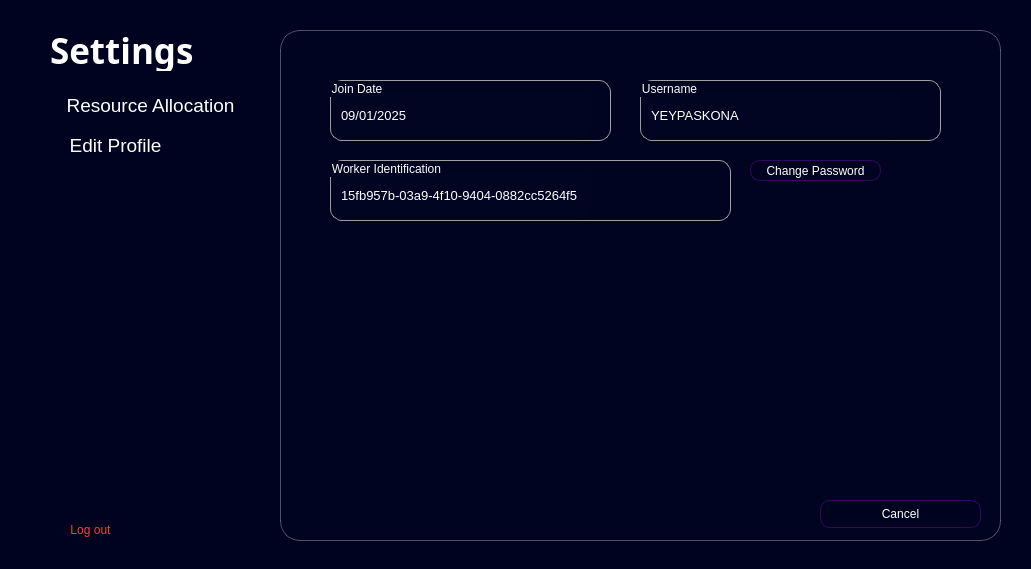
<?xml version="1.0" encoding="UTF-8"?>
<ui version="4.0">
 <class>edit_dash</class>
 <widget class="QWidget" name="edit_dash">
  <property name="geometry">
   <rect>
    <x>0</x>
    <y>0</y>
    <width>1031</width>
    <height>569</height>
   </rect>
  </property>
  <property name="windowTitle">
   <string>Form</string>
  </property>
  <property name="styleSheet">
   <string notr="true">background-color: #00031f
</string>
  </property>
  <widget class="QLabel" name="settings_2">
   <property name="geometry">
    <rect>
     <x>50</x>
     <y>30</y>
     <width>151</width>
     <height>41</height>
    </rect>
   </property>
   <property name="font">
    <font>
     <family>Century Gothic</family>
     <pointsize>26</pointsize>
     <weight>75</weight>
     <bold>true</bold>
    </font>
   </property>
   <property name="styleSheet">
    <string notr="true">background: transparent;
color: white;

</string>
   </property>
   <property name="text">
    <string>Settings</string>
   </property>
  </widget>
  <widget class="QPushButton" name="rallocation_bt">
   <property name="geometry">
    <rect>
     <x>40</x>
     <y>90</y>
     <width>221</width>
     <height>31</height>
    </rect>
   </property>
   <property name="font">
    <font>
     <family>Segoe UI</family>
     <pointsize>14</pointsize>
    </font>
   </property>
   <property name="styleSheet">
    <string notr="true">QPushButton {
    border: 2px solid transparent;
    border-radius: 12px;
    background: transparent;
    color: white;
    padding: 6px 12px;
}

QPushButton:hover {
    border: 1px solid #ffffff; 
}

QPushButton:pressed {
    border: 1px solid #ffffff;
}
</string>
   </property>
   <property name="text">
    <string>Resource Allocation</string>
   </property>
   <property name="icon">
    <iconset>
     <normaloff>../../../../../Downloads/resource_icon.png</normaloff>../../../../../Downloads/resource_icon.png</iconset>
   </property>
  </widget>
  <widget class="QPushButton" name="eprofile_bt">
   <property name="geometry">
    <rect>
     <x>40</x>
     <y>130</y>
     <width>151</width>
     <height>31</height>
    </rect>
   </property>
   <property name="font">
    <font>
     <family>Segoe UI</family>
     <pointsize>14</pointsize>
    </font>
   </property>
   <property name="styleSheet">
    <string notr="true">QPushButton {
    border: 2px solid transparent;
    border-radius: 12px;
    background: transparent;
    color: white;
    padding: 6px 12px;
}

QPushButton:hover {
    border: 1px solid #ffffff;
}

QPushButton:pressed {
    border: 1px solid #ffffff; 
}
</string>
   </property>
   <property name="text">
    <string>Edit Profile</string>
   </property>
   <property name="icon">
    <iconset>
     <normaloff>../../../../../Downloads/eprofile.png</normaloff>../../../../../Downloads/eprofile.png</iconset>
   </property>
  </widget>
  <widget class="QLabel" name="set_con">
   <property name="geometry">
    <rect>
     <x>280</x>
     <y>30</y>
     <width>721</width>
     <height>511</height>
    </rect>
   </property>
   <property name="font">
    <font>
     <family>Segoe UI</family>
     <pointsize>-1</pointsize>
    </font>
   </property>
   <property name="styleSheet">
    <string notr="true">QLabel {
	background-color: rgba(20, 20, 50, 10);
    border: 1px solid rgba(255, 255, 255, 0.3);
    border-radius: 20px;
    padding: 8px;
    color: white;
    font-family: &quot;Segoe UI&quot;;
    font-size: 13px;
}

QLabel:focus {
    border: 1px solid #7D5FFF;
    box-shadow: 0px 0px 8px #7D5FFF;
}
</string>
   </property>
   <property name="text">
    <string/>
   </property>
  </widget>
  <widget class="QPushButton" name="cancel_bt">
   <property name="geometry">
    <rect>
     <x>820</x>
     <y>500</y>
     <width>161</width>
     <height>28</height>
    </rect>
   </property>
   <property name="styleSheet">
    <string notr="true">QPushButton {
	font: bold pt &quot;Century Gothic&quot;;
    background-color: #00031F;   /* button fill color */
    color: white;                /* text color */
    border: 1px solid #340561;   /* stroke/border */
    border-radius: 10px;         /* corner radius */   
}
QPushButton:hover {
    background-color: #6A0DBF;   /* hover color */
}
</string>
   </property>
   <property name="text">
    <string>Cancel</string>
   </property>
  </widget>
  <widget class="QPushButton" name="logout_bt">
   <property name="geometry">
    <rect>
     <x>50</x>
     <y>520</y>
     <width>81</width>
     <height>20</height>
    </rect>
   </property>
   <property name="font">
    <font>
     <family>Segoe UI</family>
     <pointsize>9</pointsize>
    </font>
   </property>
   <property name="styleSheet">
    <string notr="true">QPushButton {
    background: transparent;
    border: none;
    color: #FF3B30;  /* purple link color */
}

</string>
   </property>
   <property name="text">
    <string>Log out</string>
   </property>
   <property name="icon">
    <iconset>
     <normaloff>../../../../../Downloads/logout.png</normaloff>../../../../../Downloads/logout.png</iconset>
   </property>
  </widget>
  <widget class="QGroupBox" name="jdate_gbox">
   <property name="geometry">
    <rect>
     <x>330</x>
     <y>80</y>
     <width>281</width>
     <height>61</height>
    </rect>
   </property>
   <property name="styleSheet">
    <string notr="true">color: white;
background: transparent;
border: 1px solid #a2a1a1;
border-radius: 12px;
</string>
   </property>
   <property name="title">
    <string>Join Date</string>
   </property>
   <widget class="QLabel" name="jdate_label">
    <property name="geometry">
     <rect>
      <x>0</x>
      <y>10</y>
      <width>261</width>
      <height>51</height>
     </rect>
    </property>
    <property name="styleSheet">
     <string notr="true">
	background-color: rgba(20, 20, 50, 10);
    padding: 8px;
    color: white;
	border: transparent;
    font-family: &quot;Segoe UI&quot;;
    font-size: 13px;


</string>
    </property>
    <property name="text">
     <string>09/01/2025</string>
    </property>
   </widget>
  </widget>
  <widget class="QGroupBox" name="uname_gbox">
   <property name="geometry">
    <rect>
     <x>640</x>
     <y>80</y>
     <width>301</width>
     <height>61</height>
    </rect>
   </property>
   <property name="styleSheet">
    <string notr="true">color: white;
background: transparent;
border: 1px solid #a2a1a1;
border-radius: 12px;
</string>
   </property>
   <property name="title">
    <string>Username</string>
   </property>
   <widget class="QLabel" name="uname_label">
    <property name="geometry">
     <rect>
      <x>0</x>
      <y>10</y>
      <width>259</width>
      <height>51</height>
     </rect>
    </property>
    <property name="styleSheet">
     <string notr="true">
	background-color: rgba(20, 20, 50, 10);
    padding: 8px;
    color: white;
	border: transparent;
    font-family: &quot;Segoe UI&quot;;
    font-size: 13px;


</string>
    </property>
    <property name="text">
     <string>YEYPASKONA</string>
    </property>
   </widget>
  </widget>
  <widget class="QGroupBox" name="wid_gbox">
   <property name="geometry">
    <rect>
     <x>330</x>
     <y>160</y>
     <width>401</width>
     <height>61</height>
    </rect>
   </property>
   <property name="styleSheet">
    <string notr="true">color: white;
background: transparent;
border: 1px solid #a2a1a1;
border-radius: 12px;
</string>
   </property>
   <property name="title">
    <string>Worker Identification</string>
   </property>
   <widget class="QLabel" name="wid_label">
    <property name="geometry">
     <rect>
      <x>0</x>
      <y>10</y>
      <width>261</width>
      <height>51</height>
     </rect>
    </property>
    <property name="styleSheet">
     <string notr="true">
	background-color: rgba(20, 20, 50, 10);
    padding: 8px;
    color: white;
	border: transparent;
    font-family: &quot;Segoe UI&quot;;
    font-size: 13px;


</string>
    </property>
    <property name="text">
     <string>15fb957b-03a9-4f10-9404-0882cc5264f5</string>
    </property>
   </widget>
  </widget>
  <widget class="QPushButton" name="chpass_bt">
   <property name="geometry">
    <rect>
     <x>750</x>
     <y>160</y>
     <width>131</width>
     <height>21</height>
    </rect>
   </property>
   <property name="styleSheet">
    <string notr="true">QPushButton {
	font: bold pt &quot;Century Gothic&quot;;
    background-color: #00031F;   /* button fill color */
    color: white;                /* text color */
    border: 1px solid #340561;   /* stroke/border */
    border-radius: 10px;         /* corner radius */   
}
QPushButton:hover {
    background-color: #6A0DBF;   /* hover color */
}
</string>
   </property>
   <property name="text">
    <string>Change Password</string>
   </property>
  </widget>
  <zorder>set_con</zorder>
  <zorder>settings_2</zorder>
  <zorder>rallocation_bt</zorder>
  <zorder>eprofile_bt</zorder>
  <zorder>cancel_bt</zorder>
  <zorder>logout_bt</zorder>
  <zorder>jdate_gbox</zorder>
  <zorder>uname_gbox</zorder>
  <zorder>wid_gbox</zorder>
  <zorder>chpass_bt</zorder>
 </widget>
 <resources/>
 <connections/>
</ui>
